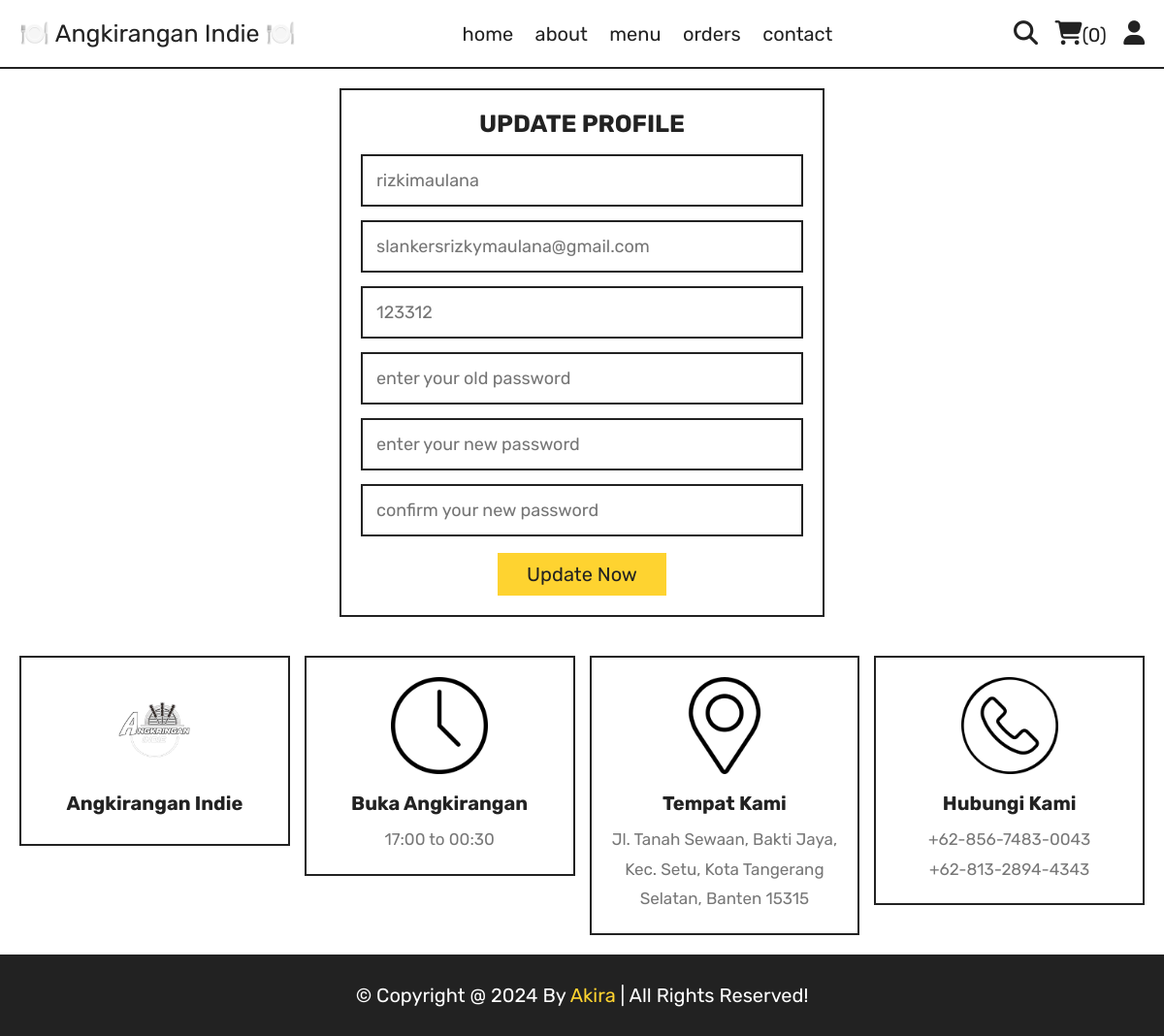
The page /update_profile.php (signed in) on the database its author committed.
### tables this page shows
CREATE TABLE `users` (
  `id` int(100) NOT NULL,
  `name` varchar(20) NOT NULL,
  `email` varchar(50) NOT NULL,
  `number` varchar(10) NOT NULL,
  `password` varchar(50) NOT NULL,
  `address` varchar(500) NOT NULL
);

### update_profile.php (the view, shortened to what this page needs)
<?php
include 'components/connect.php';
?>
<!DOCTYPE html>
<html lang="en">
<head>
   <link rel="stylesheet" href="https://cdnjs.cloudflare.com/ajax/libs/font-awesome/6.1.1/css/all.min.css">
   <link rel="stylesheet" href="css/style.css">
</head>
<body>
<?php include 'components/user_header.php'; ?>
<section class="form-container update-form">
   <form action="" method="post">
      <h3>update profile</h3>
      <input type="text" name="name" placeholder="<?= $fetch_profile['name']; ?>" class="box" maxlength="50">
      <input type="email" name="email" placeholder="<?= $fetch_profile['email']; ?>" class="box" maxlength="50" oninput="this.value = this.value.replace(/\s/g, '')">
      <input type="number" name="number" placeholder="<?= $fetch_profile['number']; ?>"" class="box" min="0" max="9999999999" maxlength="10">
      <input type="password" name="old_pass" placeholder="enter your old password" class="box" maxlength="50" oninput="this.value = this.value.replace(/\s/g, '')">
      <input type="password" name="new_pass" placeholder="enter your new password" class="box" maxlength="50" oninput="this.value = this.value.replace(/\s/g, '')">
      <input type="password" name="confirm_pass" placeholder="confirm your new password" class="box" maxlength="50" oninput="this.value = this.value.replace(/\s/g, '')">
      <input type="submit" value="update now" name="submit" class="btn">
   </form>
</section>
<?php include 'components/footer.php'; ?>
</body>
</html>

### css/style.css (style rules this page uses)
:root { --yellow: #fed330; --red: #e74c3c; --white: #fff; --black: #222; --light-color: #777; --border: 0.2rem solid var(--black); }
* { font-family: "Rubik", sans-serif; margin: 0; padding: 0; box-sizing: border-box; outline: none; border: none; text-decoration: none; }
html { font-size: 62.5%; overflow-x: hidden; scroll-behavior: smooth; stop-opacity: 7rem; }
section { margin: 0 auto; max-width: 1200px; padding: 2rem; }
.btn, .delete-btn { margin-top: 1rem; display: inline-block; font-size: 2rem; padding: 1rem 3rem; cursor: pointer; text-transform: capitalize; transition: 0.2s linear; }
.btn { background-color: var(--yellow); color: var(--black); }
.form-container form { border: var(--border); margin: 0 auto; max-width: 50rem; padding: 2rem; text-align: center; }
.form-container form h3 { font-size: 2.5rem; color: var(--black); text-transform: uppercase; margin-bottom: 1rem; }
.form-container form .box { margin: 0.7rem 0; width: 100%; border: var(--border); padding: 1.4rem; font-size: 1.8rem; color: var(--black); }

### rows shown on the page
users: name "rizkimaulana", email "slankersrizkymaulana@gmail.com", number "123312"

### other values the page prints
$total_cart_items "0"
